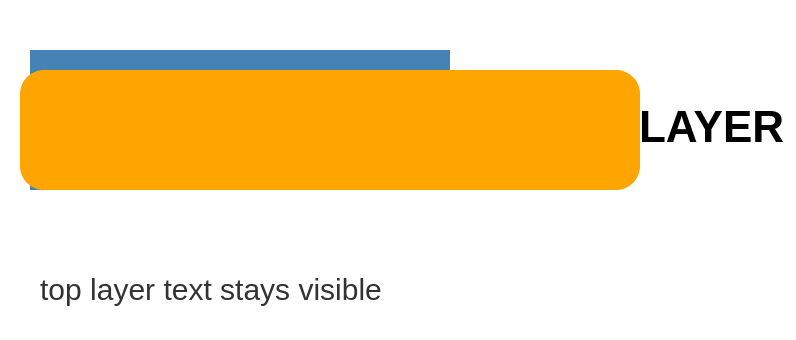

Vega-Lite specification for this chart:
### Vega specification from a JSON file in a GitHub repository (floating-point values rounded to 4 significant figures)
{"$schema": "https://vega.github.io/schema/vega/v5.json", "description": "Text interleaved between graphic layers. Marks later in the spec must paint over earlier text — the acceptance case for GPU-native text rendering.", "width": 320, "height": 160, "padding": 5, "marks": [{"type": "rect", "encode": {"enter": {"x": {"value": 10}, "y": {"value": 20}, "width": {"value": 210}, "height": {"value": 70}, "fill": {"value": "#4682b4"}}}}, {"type": "text", "encode": {"enter": {"x": {"value": 15}, "y": {"value": 66}, "text": {"value": "TEXT UNDER THE ORANGE LAYER"}, "fontSize": {"value": 22}, "fill": {"value": "black"}, "fontWeight": {"value": "bold"}}}}, {"type": "rect", "encode": {"enter": {"x": {"value": 5}, "y": {"value": 30}, "width": {"value": 310}, "height": {"value": 60}, "fill": {"value": "orange"}, "fillOpacity": {"value": 1}, "cornerRadius": {"value": 12}}}}, {"type": "text", "encode": {"enter": {"x": {"value": 15}, "y": {"value": 145}, "text": {"value": "top layer text stays visible"}, "fontSize": {"value": 15}, "fill": {"value": "#333333"}}}}]}
